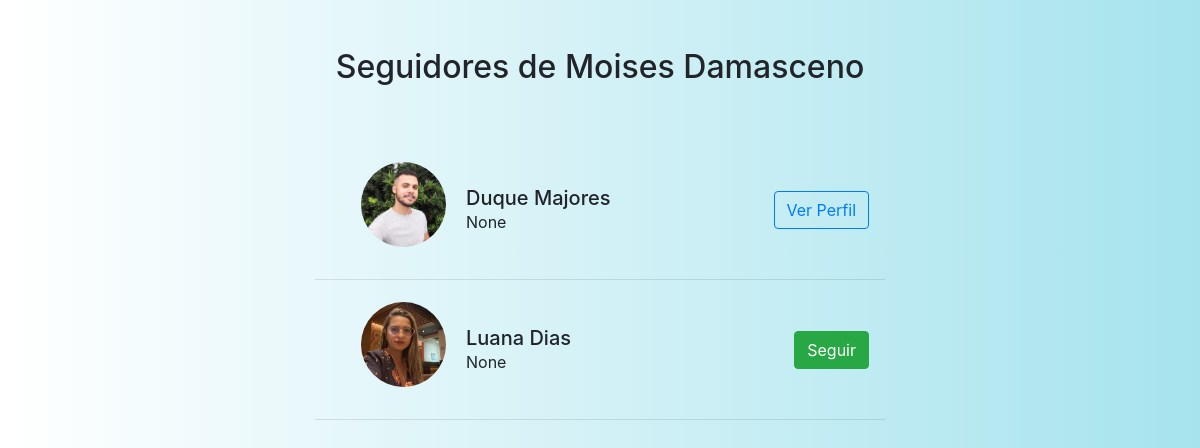
The app's page /seguidores/1/ (signed in), older data.
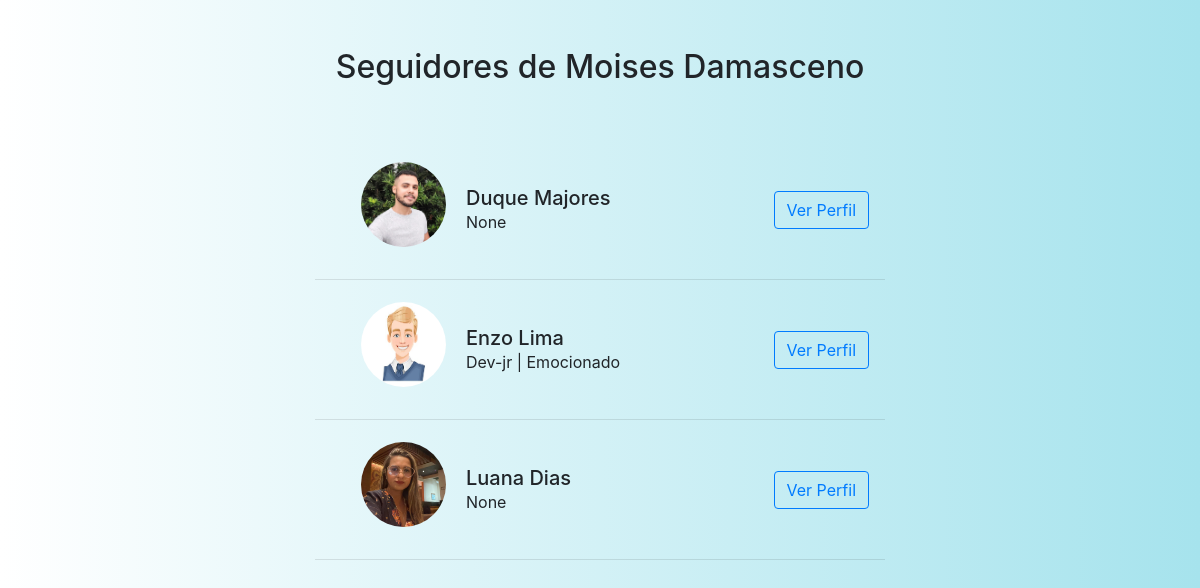
The same page, newer data.
### app/models.py (models this page shows, shortened)
class User(UserMixin, db.Model):
    id = db.Column(db.Integer, primary_key=True)
    nome = db.Column(db.String(150))
    sobreNome = db.Column(db.String(150))
    status = db.Column(db.String(150))
    cpf_cnpj = db.Column(db.String(150), unique=True)
    email = db.Column(db.String(150), unique=True)
    senha = db.Column(db.String(150))
    imagem = db.Column(db.String(150), default='default.png')
    cor_fundo = db.Column(db.String(20), default='#ffffff')  # padrão: branco
    notificacoes = db.relationship('Notificacao', backref='usuario', lazy='dynamic')
    seguindo = db.relationship(
        'User', secondary=followers,
        primaryjoin=(followers.c.follower_id == id),
        secondaryjoin=(followers.c.followed_id == id),
        backref=db.backref('seguidores', lazy='dynamic'),
        lazy='dynamic'
    )
    notificacoes = db.relationship('Notificacao', backref='dono', lazy='dynamic')
    last_seen = db.Column(db.DateTime, default=datetime.utcnow)

### app/views.py (the view)
@app.route('/seguidores/<int:user_id>/', endpoint='seguidores')
@login_required
def seguidores(user_id):
    usuario = User.query.get_or_404(user_id)
    seguidores = usuario.seguidores  # lista de objetos de usuários
    ids_que_eu_sigo = [u.id for u in current_user.seguindo]  # lista de IDs
    obj = {
        'cor_fundo': None
    }
    return render_template('seguidores.html', usuario=usuario,seguidores=seguidores, ids_que_eu_sigo=ids_que_eu_sigo, obj=obj)

### app/__init__.py (called while the page is built)
@login_manager.user_loader
def load_user(user_id):
    return User.query.get(int(user_id))

### app/views.py (called while the page is built)
@app.before_request
def update_last_seen():
    if current_user.is_authenticated:
        current_user.last_seen = datetime.utcnow()
        db.session.commit()

### app/templates/seguidores.html (shortened to what this page needs)
{% extends 'base.html' %}
{% block styles %}
<link rel="stylesheet" href="{{ url_for('static', filename='css/index.css') }}">
<link rel="stylesheet" href="{{ url_for('static', filename='css/seguidores.css') }}">
{% endblock %}
{% block content %}
<div id="corpo_seguidores" class="container mt-5">
    <h2>Seguidores de {{ usuario.nome }} {{ usuario.sobreNome }}</h2>
    {% if not seguidores %}
        <p>Este usuário ainda não possui seguidores.</p>
    {% else %}
        {% for seguidor in seguidores %}
        <div class="container mb-3 p-3 d-flex flex-row align-items-center justify-content-between">
            <div id="info_card_seguidores" class="d-flex align-items-center">
                <img
                    class="rounded-circle me-3"
                    src="{{ url_for('static', filename='imagens/' + seguidor.imagem) }}"
                    alt="Foto de perfil"
                    width="50"
                    height="50"
                >
                <div id="info_seguidores">
                    <h5 class="mb-0">{{ seguidor.nome }} {{ seguidor.sobreNome }}</h5>
                    <p class="mb-0">{{ seguidor.status }}</p>
                </div>
            </div>
            {% if seguidor.id != current_user.id %}
                {% if seguidor.id not in ids_que_eu_sigo %}
                    <button class="btn btn-success seguir-btn" data-id="{{ seguidor.id }}">Seguir</button>
                {% else %}
                    <a href="{{ url_for('home', id=seguidor.id) }}" class="btn btn-outline-primary">Ver Perfil</a>
                {% endif %}
            {% endif %}
        </div>
        <hr>
        {% endfor %}
    {% endif %}
</div>
{% endblock %}

### app/templates/base.html (shortened to what this page needs)
<!DOCTYPE html>
<html lang="pt-br">
<head>
    {% block styles %}
    {% endblock %}
    <link rel="stylesheet" href="https://stackpath.bootstrapcdn.com/bootstrap/4.1.3/css/bootstrap.min.css">
</head>
<body id="body" class="{{ classe_body }}">
    <section class="container">
        {% block content %} {% endblock %}
    </section>
</body>
</html>

### app/static/css/index.css (style rules this page uses)
#body { background-image: linear-gradient(to right, #fff, #a6e3ed ); height: 100vh; }

### app/static/css/seguidores.css (style rules this page uses)
#corpo_seguidores { height: 100vh; width: 600px; margin: 0 auto; }
#corpo_seguidores h2 { margin-bottom: 70px; text-align: center; }
#corpo_seguidores img { width: 85px; height: 85px; margin-left: 30px; margin-right: 20px; margin-top: -10px; }

Row changes from the older to the newer data that the page shows:
added User: imagem (picture), nome "Enzo", sobreNome "Lima", status "Dev-jr | Emocionado"
changed User "Luana": text "Seguir" → "Ver Perfil"
